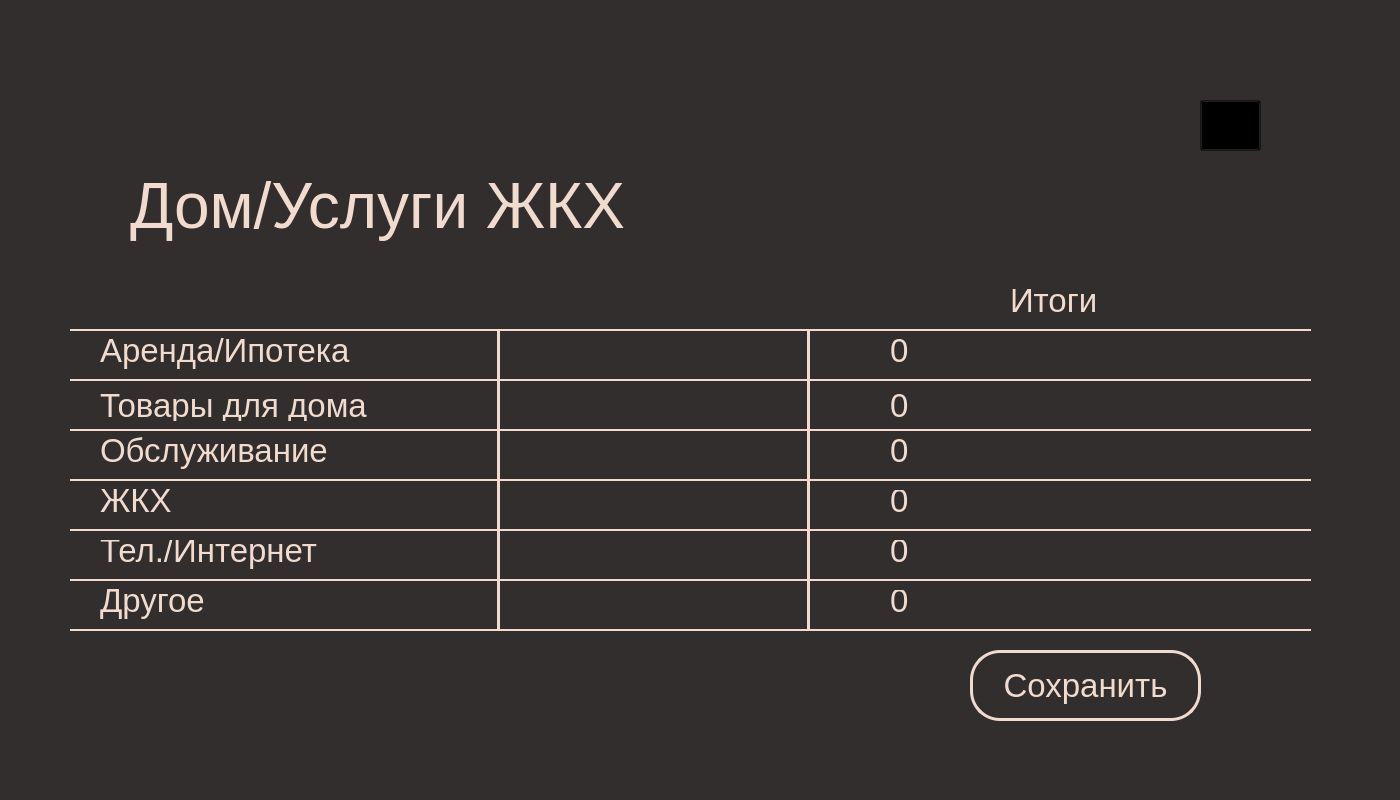
<?xml version="1.0" encoding="UTF-8"?>
<ui version="4.0">
 <class>MainWindow</class>
 <widget class="QMainWindow" name="MainWindow">
  <property name="geometry">
   <rect>
    <x>0</x>
    <y>0</y>
    <width>1400</width>
    <height>800</height>
   </rect>
  </property>
  <property name="windowTitle">
   <string>MainWindow</string>
  </property>
  <widget class="QWidget" name="centralwidget">
   <property name="styleSheet">
    <string notr="true">background-color: #312e2d;</string>
   </property>
   <widget class="Line" name="line_8">
    <property name="geometry">
     <rect>
      <x>70</x>
      <y>620</y>
      <width>1241</width>
      <height>20</height>
     </rect>
    </property>
    <property name="styleSheet">
     <string notr="true">color: #f1dbce;</string>
    </property>
    <property name="frameShadow">
     <enum>QFrame::Plain</enum>
    </property>
    <property name="lineWidth">
     <number>2</number>
    </property>
    <property name="orientation">
     <enum>Qt::Horizontal</enum>
    </property>
   </widget>
   <widget class="QLineEdit" name="lineEdit_6">
    <property name="geometry">
     <rect>
      <x>510</x>
      <y>580</y>
      <width>281</width>
      <height>41</height>
     </rect>
    </property>
    <property name="font">
     <font>
      <pointsize>20</pointsize>
     </font>
    </property>
    <property name="styleSheet">
     <string notr="true">border: none; background: transparent; color: #f1dbce;</string>
    </property>
    <property name="text">
     <string/>
    </property>
   </widget>
   <widget class="Line" name="line_4">
    <property name="geometry">
     <rect>
      <x>70</x>
      <y>420</y>
      <width>1241</width>
      <height>20</height>
     </rect>
    </property>
    <property name="styleSheet">
     <string notr="true">color: #f1dbce;</string>
    </property>
    <property name="frameShadow">
     <enum>QFrame::Plain</enum>
    </property>
    <property name="lineWidth">
     <number>2</number>
    </property>
    <property name="orientation">
     <enum>Qt::Horizontal</enum>
    </property>
   </widget>
   <widget class="QLabel" name="label_4">
    <property name="geometry">
     <rect>
      <x>100</x>
      <y>430</y>
      <width>301</width>
      <height>41</height>
     </rect>
    </property>
    <property name="font">
     <font>
      <pointsize>25</pointsize>
     </font>
    </property>
    <property name="styleSheet">
     <string notr="true">color: #f1dbce; background-color: transparent;</string>
    </property>
    <property name="text">
     <string>Обслуживание</string>
    </property>
   </widget>
   <widget class="QLineEdit" name="lineEdit_4">
    <property name="geometry">
     <rect>
      <x>510</x>
      <y>490</y>
      <width>281</width>
      <height>41</height>
     </rect>
    </property>
    <property name="font">
     <font>
      <pointsize>20</pointsize>
     </font>
    </property>
    <property name="styleSheet">
     <string notr="true">border: none; background: transparent; color: #f1dbce;</string>
    </property>
    <property name="text">
     <string/>
    </property>
   </widget>
   <widget class="QLabel" name="label_12">
    <property name="geometry">
     <rect>
      <x>890</x>
      <y>390</y>
      <width>311</width>
      <height>31</height>
     </rect>
    </property>
    <property name="font">
     <font>
      <pointsize>25</pointsize>
     </font>
    </property>
    <property name="styleSheet">
     <string notr="true">color: #f1dbce; background: transparent;</string>
    </property>
    <property name="text">
     <string>0</string>
    </property>
   </widget>
   <widget class="QLabel" name="label_8">
    <property name="geometry">
     <rect>
      <x>1010</x>
      <y>280</y>
      <width>171</width>
      <height>41</height>
     </rect>
    </property>
    <property name="font">
     <font>
      <pointsize>25</pointsize>
     </font>
    </property>
    <property name="styleSheet">
     <string notr="true">color: #f1dbce;</string>
    </property>
    <property name="text">
     <string>Итоги</string>
    </property>
   </widget>
   <widget class="QLineEdit" name="lineEdit_2">
    <property name="geometry">
     <rect>
      <x>510</x>
      <y>390</y>
      <width>281</width>
      <height>41</height>
     </rect>
    </property>
    <property name="font">
     <font>
      <pointsize>20</pointsize>
     </font>
    </property>
    <property name="styleSheet">
     <string notr="true">border: none; background: transparent; color: #f1dbce;</string>
    </property>
    <property name="text">
     <string/>
    </property>
   </widget>
   <widget class="QLabel" name="label_13">
    <property name="geometry">
     <rect>
      <x>890</x>
      <y>480</y>
      <width>311</width>
      <height>41</height>
     </rect>
    </property>
    <property name="font">
     <font>
      <pointsize>25</pointsize>
     </font>
    </property>
    <property name="styleSheet">
     <string notr="true">color: #f1dbce; background: transparent;</string>
    </property>
    <property name="text">
     <string>0</string>
    </property>
   </widget>
   <widget class="Line" name="line_6">
    <property name="geometry">
     <rect>
      <x>70</x>
      <y>470</y>
      <width>1241</width>
      <height>20</height>
     </rect>
    </property>
    <property name="styleSheet">
     <string notr="true">color: #f1dbce;</string>
    </property>
    <property name="frameShadow">
     <enum>QFrame::Plain</enum>
    </property>
    <property name="lineWidth">
     <number>2</number>
    </property>
    <property name="orientation">
     <enum>Qt::Horizontal</enum>
    </property>
   </widget>
   <widget class="QPushButton" name="pushButton_2">
    <property name="geometry">
     <rect>
      <x>1280</x>
      <y>90</y>
      <width>61</width>
      <height>61</height>
     </rect>
    </property>
    <property name="font">
     <font>
      <pointsize>36</pointsize>
     </font>
    </property>
    <property name="styleSheet">
     <string notr="true">background-color: transparent;</string>
    </property>
    <property name="text">
     <string/>
    </property>
   </widget>
   <widget class="QLabel" name="label_11">
    <property name="geometry">
     <rect>
      <x>890</x>
      <y>580</y>
      <width>311</width>
      <height>41</height>
     </rect>
    </property>
    <property name="font">
     <font>
      <pointsize>25</pointsize>
     </font>
    </property>
    <property name="styleSheet">
     <string notr="true">color: #f1dbce; background: transparent;</string>
    </property>
    <property name="text">
     <string>0</string>
    </property>
   </widget>
   <widget class="Line" name="line_2">
    <property name="geometry">
     <rect>
      <x>70</x>
      <y>320</y>
      <width>1241</width>
      <height>20</height>
     </rect>
    </property>
    <property name="styleSheet">
     <string notr="true">color: #f1dbce;</string>
    </property>
    <property name="frameShadow">
     <enum>QFrame::Plain</enum>
    </property>
    <property name="lineWidth">
     <number>2</number>
    </property>
    <property name="orientation">
     <enum>Qt::Horizontal</enum>
    </property>
   </widget>
   <widget class="QLabel" name="label_10">
    <property name="geometry">
     <rect>
      <x>1200</x>
      <y>100</y>
      <width>61</width>
      <height>51</height>
     </rect>
    </property>
    <property name="text">
     <string/>
    </property>
    <property name="pixmap">
     <pixmap>Pictures/стрелка.png</pixmap>
    </property>
   </widget>
   <widget class="QLabel" name="label_5">
    <property name="geometry">
     <rect>
      <x>100</x>
      <y>480</y>
      <width>281</width>
      <height>41</height>
     </rect>
    </property>
    <property name="font">
     <font>
      <pointsize>25</pointsize>
     </font>
    </property>
    <property name="styleSheet">
     <string notr="true">color: #f1dbce; background-color: transparent;</string>
    </property>
    <property name="text">
     <string>ЖКХ</string>
    </property>
   </widget>
   <widget class="Line" name="line_5">
    <property name="geometry">
     <rect>
      <x>70</x>
      <y>570</y>
      <width>1241</width>
      <height>20</height>
     </rect>
    </property>
    <property name="styleSheet">
     <string notr="true">color: #f1dbce;</string>
    </property>
    <property name="frameShadow">
     <enum>QFrame::Plain</enum>
    </property>
    <property name="lineWidth">
     <number>2</number>
    </property>
    <property name="orientation">
     <enum>Qt::Horizontal</enum>
    </property>
   </widget>
   <widget class="QLabel" name="label_14">
    <property name="geometry">
     <rect>
      <x>890</x>
      <y>330</y>
      <width>311</width>
      <height>41</height>
     </rect>
    </property>
    <property name="font">
     <font>
      <pointsize>25</pointsize>
     </font>
    </property>
    <property name="styleSheet">
     <string notr="true">color: #f1dbce; background: transparent;</string>
    </property>
    <property name="text">
     <string>0</string>
    </property>
   </widget>
   <widget class="QLabel" name="label_2">
    <property name="geometry">
     <rect>
      <x>130</x>
      <y>170</y>
      <width>711</width>
      <height>71</height>
     </rect>
    </property>
    <property name="font">
     <font>
      <pointsize>48</pointsize>
     </font>
    </property>
    <property name="layoutDirection">
     <enum>Qt::LeftToRight</enum>
    </property>
    <property name="styleSheet">
     <string notr="true">color: #f1dbce;</string>
    </property>
    <property name="text">
     <string>Дом/Услуги ЖКХ</string>
    </property>
   </widget>
   <widget class="QLabel" name="label_3">
    <property name="geometry">
     <rect>
      <x>100</x>
      <y>390</y>
      <width>271</width>
      <height>31</height>
     </rect>
    </property>
    <property name="font">
     <font>
      <pointsize>25</pointsize>
     </font>
    </property>
    <property name="styleSheet">
     <string notr="true">color: #f1dbce; background-color: transparent;</string>
    </property>
    <property name="text">
     <string>Товары для дома</string>
    </property>
   </widget>
   <widget class="Line" name="line_9">
    <property name="geometry">
     <rect>
      <x>800</x>
      <y>330</y>
      <width>16</width>
      <height>301</height>
     </rect>
    </property>
    <property name="styleSheet">
     <string notr="true">color: #f1dbce; background-color: transparent;</string>
    </property>
    <property name="frameShadow">
     <enum>QFrame::Plain</enum>
    </property>
    <property name="lineWidth">
     <number>3</number>
    </property>
    <property name="orientation">
     <enum>Qt::Vertical</enum>
    </property>
   </widget>
   <widget class="QLabel" name="label_6">
    <property name="geometry">
     <rect>
      <x>100</x>
      <y>530</y>
      <width>301</width>
      <height>41</height>
     </rect>
    </property>
    <property name="font">
     <font>
      <pointsize>25</pointsize>
     </font>
    </property>
    <property name="styleSheet">
     <string notr="true">color: #f1dbce; background-color: transparent;</string>
    </property>
    <property name="text">
     <string>Тел./Интернет</string>
    </property>
   </widget>
   <widget class="QPushButton" name="pushButton">
    <property name="geometry">
     <rect>
      <x>1200</x>
      <y>100</y>
      <width>61</width>
      <height>51</height>
     </rect>
    </property>
    <property name="styleSheet">
     <string notr="true">background-color: transparent;</string>
    </property>
    <property name="text">
     <string/>
    </property>
   </widget>
   <widget class="QLineEdit" name="lineEdit_3">
    <property name="geometry">
     <rect>
      <x>510</x>
      <y>440</y>
      <width>281</width>
      <height>41</height>
     </rect>
    </property>
    <property name="font">
     <font>
      <pointsize>20</pointsize>
     </font>
    </property>
    <property name="styleSheet">
     <string notr="true">border: none; background: transparent; color: #f1dbce;</string>
    </property>
    <property name="text">
     <string/>
    </property>
   </widget>
   <widget class="QLabel" name="label_9">
    <property name="geometry">
     <rect>
      <x>1280</x>
      <y>90</y>
      <width>71</width>
      <height>61</height>
     </rect>
    </property>
    <property name="text">
     <string/>
    </property>
    <property name="pixmap">
     <pixmap>Pictures/Серый дом.png</pixmap>
    </property>
   </widget>
   <widget class="Line" name="line_3">
    <property name="geometry">
     <rect>
      <x>70</x>
      <y>370</y>
      <width>1241</width>
      <height>20</height>
     </rect>
    </property>
    <property name="styleSheet">
     <string notr="true">color: #f1dbce;</string>
    </property>
    <property name="frameShadow">
     <enum>QFrame::Plain</enum>
    </property>
    <property name="lineWidth">
     <number>2</number>
    </property>
    <property name="orientation">
     <enum>Qt::Horizontal</enum>
    </property>
   </widget>
   <widget class="QLineEdit" name="lineEdit_5">
    <property name="geometry">
     <rect>
      <x>510</x>
      <y>540</y>
      <width>281</width>
      <height>41</height>
     </rect>
    </property>
    <property name="font">
     <font>
      <pointsize>20</pointsize>
     </font>
    </property>
    <property name="styleSheet">
     <string notr="true">border: none; background: transparent; color: #f1dbce;</string>
    </property>
    <property name="text">
     <string/>
    </property>
   </widget>
   <widget class="QLabel" name="label_15">
    <property name="geometry">
     <rect>
      <x>890</x>
      <y>530</y>
      <width>311</width>
      <height>41</height>
     </rect>
    </property>
    <property name="font">
     <font>
      <pointsize>25</pointsize>
     </font>
    </property>
    <property name="styleSheet">
     <string notr="true">color: #f1dbce; background: transparent;</string>
    </property>
    <property name="text">
     <string>0</string>
    </property>
   </widget>
   <widget class="QLabel" name="label">
    <property name="geometry">
     <rect>
      <x>100</x>
      <y>330</y>
      <width>251</width>
      <height>41</height>
     </rect>
    </property>
    <property name="font">
     <font>
      <pointsize>25</pointsize>
     </font>
    </property>
    <property name="styleSheet">
     <string notr="true">color: #f1dbce; background-color: transparent;</string>
    </property>
    <property name="text">
     <string>Аренда/Ипотека</string>
    </property>
   </widget>
   <widget class="QLabel" name="label_16">
    <property name="geometry">
     <rect>
      <x>890</x>
      <y>430</y>
      <width>311</width>
      <height>41</height>
     </rect>
    </property>
    <property name="font">
     <font>
      <pointsize>25</pointsize>
     </font>
    </property>
    <property name="styleSheet">
     <string notr="true">color: #f1dbce; background: transparent;</string>
    </property>
    <property name="text">
     <string>0</string>
    </property>
   </widget>
   <widget class="Line" name="line">
    <property name="geometry">
     <rect>
      <x>490</x>
      <y>330</y>
      <width>16</width>
      <height>301</height>
     </rect>
    </property>
    <property name="styleSheet">
     <string notr="true">color: #f1dbce; background-color: transparent;</string>
    </property>
    <property name="frameShadow">
     <enum>QFrame::Plain</enum>
    </property>
    <property name="lineWidth">
     <number>3</number>
    </property>
    <property name="orientation">
     <enum>Qt::Vertical</enum>
    </property>
   </widget>
   <widget class="QLabel" name="label_7">
    <property name="geometry">
     <rect>
      <x>100</x>
      <y>580</y>
      <width>171</width>
      <height>41</height>
     </rect>
    </property>
    <property name="font">
     <font>
      <pointsize>25</pointsize>
     </font>
    </property>
    <property name="styleSheet">
     <string notr="true">color: #f1dbce; background-color: transparent;</string>
    </property>
    <property name="text">
     <string>Другое</string>
    </property>
   </widget>
   <widget class="Line" name="line_7">
    <property name="geometry">
     <rect>
      <x>70</x>
      <y>520</y>
      <width>1241</width>
      <height>20</height>
     </rect>
    </property>
    <property name="styleSheet">
     <string notr="true">color: #f1dbce;</string>
    </property>
    <property name="frameShadow">
     <enum>QFrame::Plain</enum>
    </property>
    <property name="lineWidth">
     <number>2</number>
    </property>
    <property name="orientation">
     <enum>Qt::Horizontal</enum>
    </property>
   </widget>
   <widget class="QLineEdit" name="lineEdit">
    <property name="geometry">
     <rect>
      <x>510</x>
      <y>340</y>
      <width>281</width>
      <height>41</height>
     </rect>
    </property>
    <property name="font">
     <font>
      <pointsize>20</pointsize>
     </font>
    </property>
    <property name="styleSheet">
     <string notr="true">border: none; background: transparent; color: #f1dbce;</string>
    </property>
    <property name="text">
     <string/>
    </property>
   </widget>
   <widget class="QPushButton" name="pushButton_3">
    <property name="geometry">
     <rect>
      <x>970</x>
      <y>650</y>
      <width>231</width>
      <height>71</height>
     </rect>
    </property>
    <property name="font">
     <font>
      <pointsize>25</pointsize>
     </font>
    </property>
    <property name="styleSheet">
     <string notr="true">QPushButton {
color: #f1dbce;
border: 3px solid #f1dbce;
border-radius: 30;
}
QPushButton:hover {
color: #c6594e;
border: 3px solid #c6594e;
border-radius: 30;
}</string>
    </property>
    <property name="text">
     <string>Сохранить</string>
    </property>
   </widget>
   <zorder>line_8</zorder>
   <zorder>lineEdit_6</zorder>
   <zorder>line_4</zorder>
   <zorder>label_4</zorder>
   <zorder>lineEdit_4</zorder>
   <zorder>label_12</zorder>
   <zorder>label_8</zorder>
   <zorder>lineEdit_2</zorder>
   <zorder>label_13</zorder>
   <zorder>line_6</zorder>
   <zorder>pushButton_2</zorder>
   <zorder>label_11</zorder>
   <zorder>line_2</zorder>
   <zorder>label_10</zorder>
   <zorder>label_5</zorder>
   <zorder>line_5</zorder>
   <zorder>label_14</zorder>
   <zorder>label_2</zorder>
   <zorder>label_3</zorder>
   <zorder>label_6</zorder>
   <zorder>pushButton</zorder>
   <zorder>lineEdit_3</zorder>
   <zorder>label_9</zorder>
   <zorder>line_3</zorder>
   <zorder>lineEdit_5</zorder>
   <zorder>label_15</zorder>
   <zorder>label</zorder>
   <zorder>label_16</zorder>
   <zorder>label_7</zorder>
   <zorder>line_7</zorder>
   <zorder>lineEdit</zorder>
   <zorder>line</zorder>
   <zorder>line_9</zorder>
   <zorder>pushButton_3</zorder>
  </widget>
 </widget>
 <resources/>
 <connections/>
</ui>
